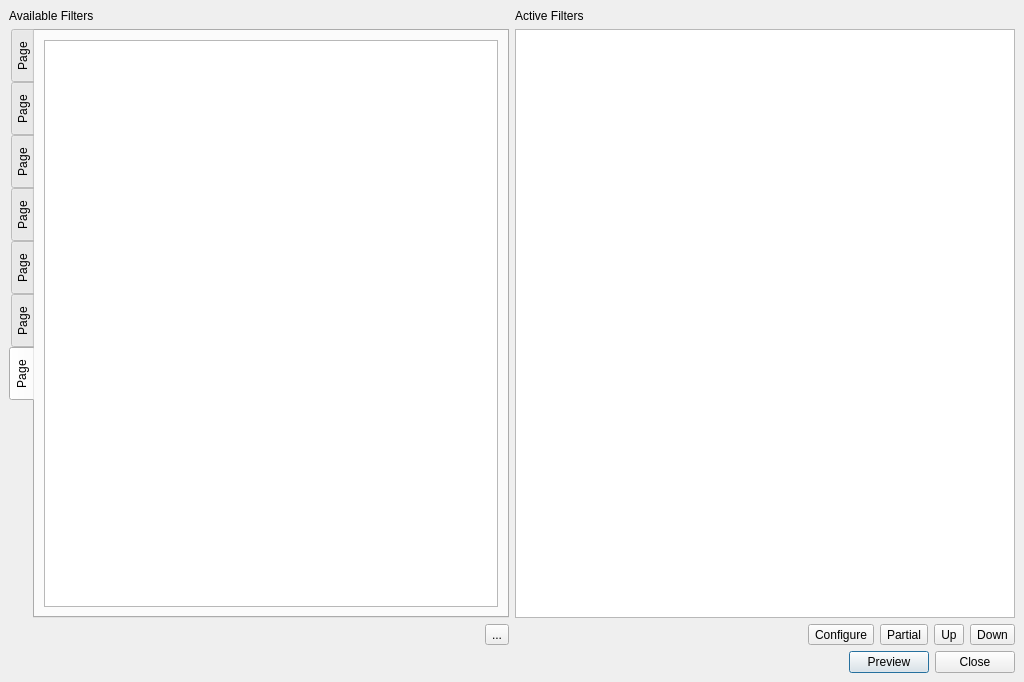
<ui version="4.0" >
 <class>Dialog</class>
 <widget class="QDialog" name="Dialog" >
  <property name="geometry" >
   <rect>
    <x>0</x>
    <y>0</y>
    <width>1024</width>
    <height>682</height>
   </rect>
  </property>
  <property name="windowTitle" >
   <string>Dialog</string>
  </property>
  <layout class="QGridLayout" >
   <property name="margin" >
    <number>9</number>
   </property>
   <property name="spacing" >
    <number>6</number>
   </property>
   <item row="0" column="1" >
    <widget class="QLabel" name="label_2" >
     <property name="text" >
      <string>Active Filters</string>
     </property>
    </widget>
   </item>
   <item row="0" column="0" >
    <widget class="QLabel" name="label" >
     <property name="text" >
      <string>Available Filters</string>
     </property>
    </widget>
   </item>
   <item row="2" column="0" >
    <layout class="QHBoxLayout" >
     <property name="margin" >
      <number>0</number>
     </property>
     <property name="spacing" >
      <number>6</number>
     </property>
     <item>
      <spacer>
       <property name="orientation" >
        <enum>Qt::Horizontal</enum>
       </property>
       <property name="sizeHint" >
        <size>
         <width>40</width>
         <height>20</height>
        </size>
       </property>
      </spacer>
     </item>
     <item>
      <widget class="QToolButton" name="toolButton" >
       <property name="text" >
        <string>...</string>
       </property>
      </widget>
     </item>
    </layout>
   </item>
   <item row="3" column="1" >
    <layout class="QHBoxLayout" >
     <property name="margin" >
      <number>0</number>
     </property>
     <property name="spacing" >
      <number>6</number>
     </property>
     <item>
      <spacer>
       <property name="orientation" >
        <enum>Qt::Horizontal</enum>
       </property>
       <property name="sizeHint" >
        <size>
         <width>40</width>
         <height>20</height>
        </size>
       </property>
      </spacer>
     </item>
     <item>
      <widget class="QPushButton" name="pushButtonPreview" >
       <property name="text" >
        <string>Preview</string>
       </property>
      </widget>
     </item>
     <item>
      <widget class="QPushButton" name="buttonClose" >
       <property name="text" >
        <string>Close</string>
       </property>
      </widget>
     </item>
    </layout>
   </item>
   <item row="2" column="1" >
    <layout class="QHBoxLayout" >
     <property name="margin" >
      <number>0</number>
     </property>
     <property name="spacing" >
      <number>6</number>
     </property>
     <item>
      <spacer>
       <property name="orientation" >
        <enum>Qt::Horizontal</enum>
       </property>
       <property name="sizeHint" >
        <size>
         <width>40</width>
         <height>20</height>
        </size>
       </property>
      </spacer>
     </item>
     <item>
      <widget class="QToolButton" name="toolButtonConfigure" >
       <property name="text" >
        <string>Configure</string>
       </property>
      </widget>
     </item>
     <item>
      <widget class="QToolButton" name="toolButtonPartial" >
       <property name="text" >
        <string>Partial</string>
       </property>
      </widget>
     </item>
     <item>
      <widget class="QToolButton" name="toolButtonUp" >
       <property name="text" >
        <string>Up</string>
       </property>
      </widget>
     </item>
     <item>
      <widget class="QToolButton" name="toolButtonDown" >
       <property name="text" >
        <string>Down</string>
       </property>
      </widget>
     </item>
    </layout>
   </item>
   <item row="1" column="0" >
    <widget class="QTabWidget" name="tabWidgetSubtitles" >
     <property name="tabPosition" >
      <enum>QTabWidget::West</enum>
     </property>
     <property name="tabShape" >
      <enum>QTabWidget::Rounded</enum>
     </property>
     <property name="currentIndex" >
      <number>6</number>
     </property>
     <property name="elideMode" >
      <enum>Qt::ElideLeft</enum>
     </property>
     <widget class="QWidget" name="Transform" >
      <attribute name="title" >
       <string>Page</string>
      </attribute>
      <layout class="QGridLayout" >
       <property name="margin" >
        <number>9</number>
       </property>
       <property name="spacing" >
        <number>6</number>
       </property>
       <item row="0" column="0" >
        <widget class="QListView" name="listViewTransform" />
       </item>
      </layout>
     </widget>
     <widget class="QWidget" name="Interlacing" >
      <attribute name="title" >
       <string>Page</string>
      </attribute>
      <layout class="QGridLayout" >
       <property name="margin" >
        <number>9</number>
       </property>
       <property name="spacing" >
        <number>6</number>
       </property>
       <item row="0" column="0" >
        <widget class="QListView" name="listViewInterlacing" />
       </item>
      </layout>
     </widget>
     <widget class="QWidget" name="Colors" >
      <attribute name="title" >
       <string>Page</string>
      </attribute>
      <layout class="QGridLayout" >
       <property name="margin" >
        <number>9</number>
       </property>
       <property name="spacing" >
        <number>6</number>
       </property>
       <item row="0" column="0" >
        <widget class="QListView" name="listViewColors" />
       </item>
      </layout>
     </widget>
     <widget class="QWidget" name="Noise" >
      <attribute name="title" >
       <string>Page</string>
      </attribute>
      <layout class="QGridLayout" >
       <property name="margin" >
        <number>9</number>
       </property>
       <property name="spacing" >
        <number>6</number>
       </property>
       <item row="0" column="0" >
        <widget class="QListView" name="listViewNoise" />
       </item>
      </layout>
     </widget>
     <widget class="QWidget" name="Subtitles" >
      <attribute name="title" >
       <string>Page</string>
      </attribute>
      <layout class="QGridLayout" >
       <property name="margin" >
        <number>9</number>
       </property>
       <property name="spacing" >
        <number>6</number>
       </property>
       <item row="0" column="0" >
        <widget class="QListView" name="listViewSharpness" />
       </item>
      </layout>
     </widget>
     <widget class="QWidget" name="Sharpness" >
      <attribute name="title" >
       <string>Page</string>
      </attribute>
      <layout class="QGridLayout" >
       <property name="margin" >
        <number>9</number>
       </property>
       <property name="spacing" >
        <number>6</number>
       </property>
       <item row="0" column="0" >
        <widget class="QListView" name="listViewSubtitles" />
       </item>
      </layout>
     </widget>
     <widget class="QWidget" name="Misc" >
      <attribute name="title" >
       <string>Page</string>
      </attribute>
      <layout class="QGridLayout" >
       <property name="margin" >
        <number>9</number>
       </property>
       <property name="spacing" >
        <number>6</number>
       </property>
       <item row="0" column="0" >
        <widget class="QListView" name="listViewMisc" />
       </item>
      </layout>
     </widget>
    </widget>
   </item>
   <item row="1" column="1" >
    <widget class="QListView" name="listViewActive" />
   </item>
  </layout>
 </widget>
 <resources/>
 <connections/>
</ui>
